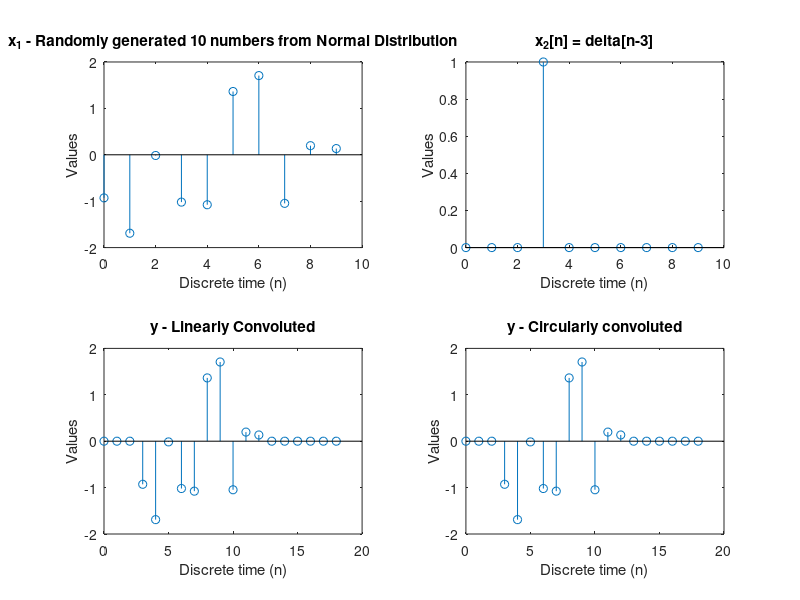

The MATLAB source for this figure:
x2 = zeros(10, 1);
for k = 1:10
    if k==4
        x2(k) = 1;
    end
end

x1 = randn(10, 1);

y_cir = cconv(x1, x2, 19);
y_lin = conv(x1, x2);

figure;
subplot(2, 2, 1);
stem(0:1:9, x1);
title("x_1 - Randomly generated 10 numbers from Normal Distribution");
xlabel("Discrete time (n)");
ylabel("Values");
subplot(2, 2, 2);
stem(0:1:9, x2);
title("x_2[n] = \delta[n-3]");
xlabel("Discrete time (n)");
ylabel("Values");
subplot(2, 2, 3);
stem(0:1:18, y_lin);
title("y - Linearly Convoluted");
xlabel("Discrete time (n)");
ylabel("Values");
subplot(2, 2, 4);
stem(0:1:18, y_cir);
title("y - Circularly convoluted");
xlabel("Discrete time (n)");
ylabel("Values");
